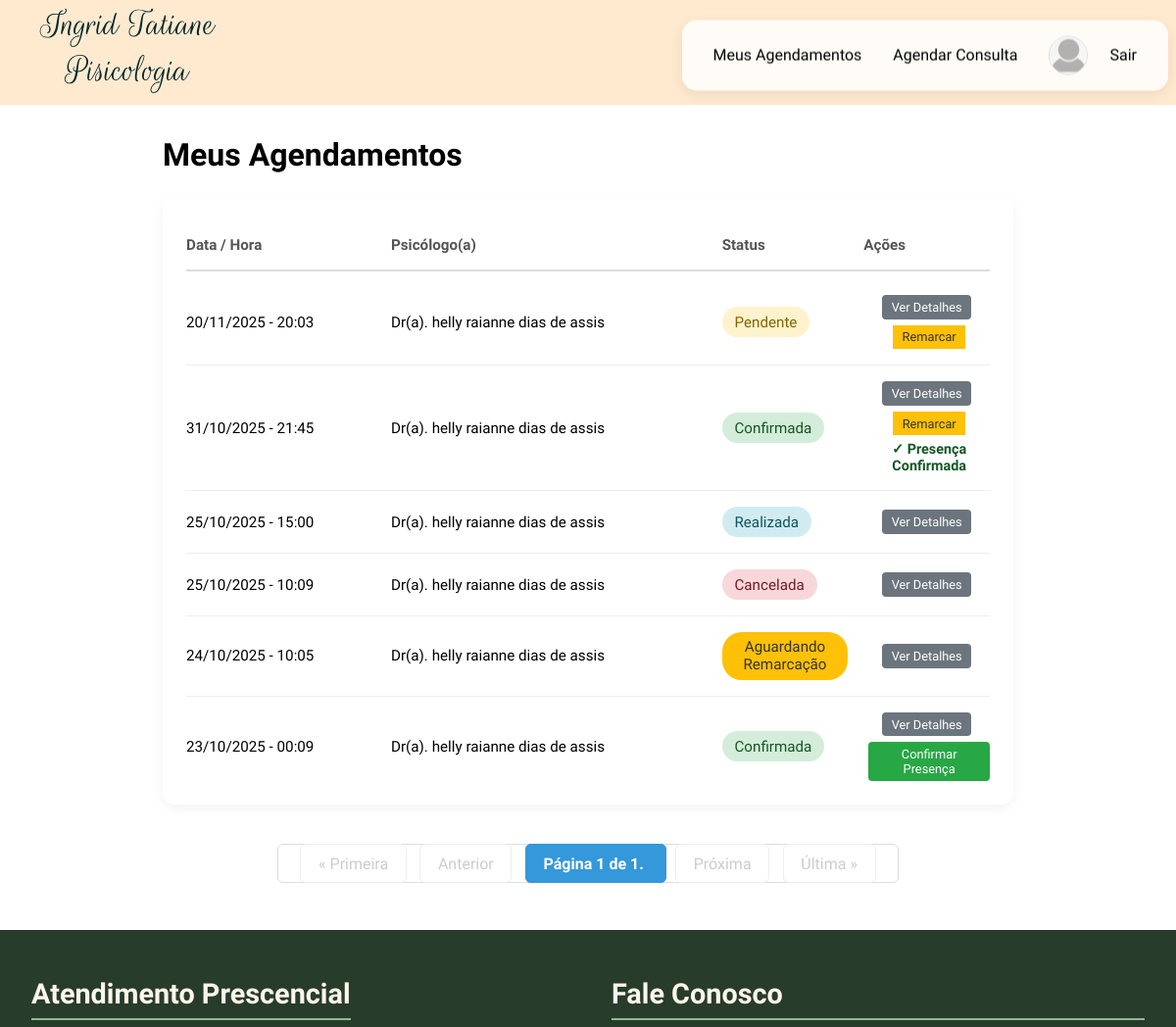
The app's page /dashboard/paciente/agendamentos/ (signed in, upper part), older data.
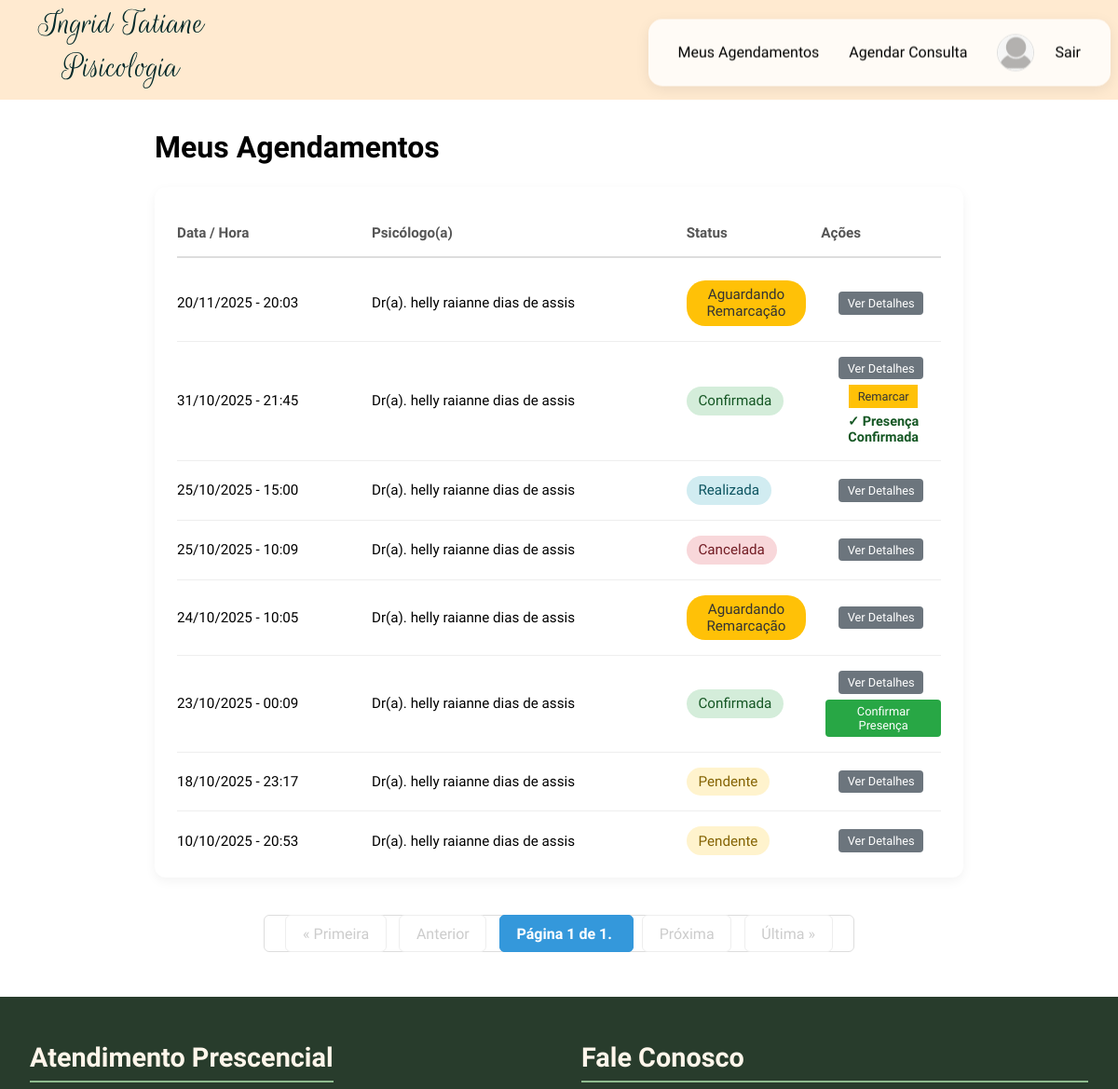
The same page, newer data.
### core/models.py (models this page shows, shortened)
class Usuario(models.Model):
    user = models.OneToOneField(User, on_delete=models.CASCADE, related_name='usuario')
    cpf = models.CharField("CPF", max_length=11, unique=True) # CPF é único
    nome = models.CharField("Nome Completo", max_length=100)
    idade = models.IntegerField("Idade", null=True, blank=True)
    rua = models.CharField("Rua/Avenida", max_length=100, null=True, blank=True)
    numero = models.CharField("Número", max_length=10, null=True, blank=True)
    bairro = models.CharField("Bairro", max_length=50, null=True, blank=True)
    cidade = models.CharField("Cidade", max_length=50, null=True, blank=True)
    cep = models.CharField("CEP", max_length=8, null=True, blank=True)
    email = models.EmailField("Email", unique=True)
    foto_perfil = models.ImageField(
        "Foto de Perfil",
        upload_to='fotos_perfil/', # Salvará as fotos em MEDIA_ROOT/fotos_perfil/
        null=True,
        blank=True, # Permite que o campo seja opcional
        default='fotos_perfil/default.png' # Opcional: Uma imagem padrão
    )

class Consulta(models.Model):
    STATUS_CHOICES = [
        ('pendente', 'Pendente'),
        ('confirmada', 'Confirmada'),
        ('aguardando_remarcacao', 'Aguardando Remarcação'),
        ('cancelada', 'Cancelada'),
        ('realizada', 'Realizada'),
    ]
    id_consulta = models.AutoField(primary_key=True)
    paciente = models.ForeignKey(Paciente, on_delete=models.CASCADE, related_name='consultas')
    psicologo = models.ForeignKey(Psicologo, on_delete=models.CASCADE, related_name='consultas')
    data = models.DateField("Data")
    hora = models.TimeField("Hora")
    observacao = models.TextField("Observação", null=True, blank=True)
    prescricao = models.TextField("Prescrição", null=True, blank=True)
    diagnostico_texto = models.TextField("Diagnóstico (texto)", null=True, blank=True, help_text="Campo 'diagnostico' do diagrama")
    status = models.CharField("Status", max_length=25, choices=STATUS_CHOICES, default='pendente')
    paciente_confirmou_presenca = models.BooleanField(
        "Presença Confirmada pelo Paciente",
        default=False,
        help_text="Indica se o paciente clicou em 'Confirmar Presença'"
    )

class Psicologo(models.Model):
    usuario = models.OneToOneField(Usuario, on_delete=models.CASCADE, related_name='psicologo')
    crp = models.CharField("CRP", max_length=20, unique=True) # CRP é único
    especialidade = models.CharField("Especialidade", max_length=100, null=True, blank=True)

### paciente/views.py (the view)
# urls.py: path('agendamentos/', views.meus_agendamentos, name='meus_agendamentos'),
@login_required
def meus_agendamentos(request):
    if not hasattr(request.user, 'usuario') or not hasattr(request.user.usuario, 'paciente'):
        messages.error(request, "Acesso não permitido.")
        return redirect('home')
    paciente_obj = request.user.usuario.paciente
    lista_consultas = Consulta.objects.filter(
        paciente=paciente_obj
    ).select_related('psicologo__usuario').order_by('-data', '-hora') # select_related otimiza
    paginator = Paginator(lista_consultas, 10)
    page_number = request.GET.get('page')
    page_obj = paginator.get_page(page_number)
    context = {
        'page_obj': page_obj # Envia o objeto Page para o template
    }
    return render(request, 'paciente/meus_agendamentos.html', context)

### paciente/templatetags/consulta_tags.py (called while the page is built)
@register.filter
def can_reschedule(consulta):
    if consulta.status not in ['pendente', 'confirmada']:
        return False
    try:
        consulta_datetime = datetime.combine(consulta.data, consulta.hora)
        now = timezone.now()
        limite_remarcacao = consulta_datetime - timedelta(hours=6)
        if timezone.is_aware(now) and not timezone.is_aware(limite_remarcacao):
            limite_remarcacao = timezone.make_aware(limite_remarcacao, timezone.get_current_timezone())
        elif not timezone.is_aware(now) and timezone.is_aware(limite_remarcacao):
            now = timezone.make_aware(now, timezone.get_current_timezone())
        return now < limite_remarcacao
    except (TypeError, ValueError):
        return False
    except Exception:
        return False

### paciente/templates/paciente/meus_agendamentos.html (shortened to what this page needs)
{% extends 'base.html' %}
{% load consulta_tags %}
{% load static %}
{% block css %}
    <link rel="stylesheet" href="{% static 'css/public/dashboard_shared.css' %}">
{% endblock %}
{% block content %}
<div class="dashboard-container agenda-container">
    <div class="dashboard-header">
        <h1>Meus Agendamentos</h1>
    </div>
    <div class="agenda-list-wrapper">
        <div class="consulta-grid consulta-header">
            <span>Data / Hora</span>
            <span>Psicólogo(a)</span>
            <span>Status</span>
            <span>Ações</span>
        </div>
        {% for consulta in page_obj %}
            <div class="consulta-grid">
                <span>{{ consulta.data|date:"d/m/Y" }} - {{ consulta.hora|time:"H:i" }}</span>
                <span>Dr(a). {{ consulta.psicologo.usuario.nome }}</span>
                <span>
                     <span class="consulta-status-paciente status-{{ consulta.status }}">
                        {{ consulta.get_status_display }}
                    </span>
                </span>
                <span class="consulta-actions">
                    <a href="{% url 'paciente:consulta_detalhes' consulta.id_consulta %}"
                    class="btn-action btn-detalhes"
                    style="background-color: #6c757d; color: white;font-size: 0.8rem; border-radius: 4px; padding: 0.3rem 0.6rem; text-decoration: none;">
                    Ver Detalhes
                    </a>
                    {% if consulta|can_reschedule %}
                        <a href="{% url 'paciente:solicitar_remarcacao' consulta.id_consulta %}" class="btn btn-secondary" style="font-size: 0.8rem; padding: 0.3rem 0.6rem; margin-left: 5px; background-color: #ffc107; color: #333;">Remarcar</a>
                    {% endif %}
                    {% if consulta.status == 'confirmada' %}
                        {% if not consulta.paciente_confirmou_presenca %}
                            <form method="POST" action="{% url 'paciente:confirmar_presenca' consulta.id_consulta %}" style="display: inline; margin-left: 5px;">
                                <button type="submit" class="btn btn-primary" style="font-size: 0.8rem; padding: 0.3rem 0.6rem; background: #28a745; color: #fff;border:none; border-radius: 4px;">Confirmar Presença</button>
                            </form>
                        {% else %}
                            <span style="text-align: center; font-size: 0.9rem; color: #155724; font-weight: bold; margin-left: 5px;">✓ Presença Confirmada</span>
                        {% endif %}
                    {% endif %}
                </span>
            </div>
        {% empty %}
            <p class="empty-list-text">Nenhuma consulta encontrada.</p>
        {% endfor %}
    </div>
    <div class="pagination">
        <span class="step-links">
            {% if page_obj.has_previous %}
                <a href="?page=1">&laquo; Primeira</a>
                <a href="?page={{ page_obj.previous_page_number }}">Anterior</a>
            {% else %}
                <span class="disabled">&laquo; Primeira</span>
                <span class="disabled">Anterior</span>
            {% endif %}
            <span class="current">
                Página {{ page_obj.number }} de {{ page_obj.paginator.num_pages }}.
            </span>
            {% if page_obj.has_next %}
                <a href="?page={{ page_obj.next_page_number }}">Próxima</a>
                <a href="?page={{ page_obj.paginator.num_pages }}">Última &raquo;</a>
            {% else %}
                <span class="disabled">Próxima</span>
                <span class="disabled">Última &raquo;</span>
            {% endif %}
        </span>
    </div>
</div>
{% endblock %}

### templates/base.html (shortened to what this page needs)
<!DOCTYPE html>
{% load static %}
<html lang="pt-br">
<head>
        <link rel="stylesheet" href="{%static 'css/public/footer.css'%}">
        <link rel="stylesheet" href="{%static 'css/public/index.css'%}">
        {% block css %}{% endblock %}
    </head>
    <body>
        <header>
    {% if user.is_authenticated %}
        {% if user.usuario %}
            {% if user.usuario.psicologo %}
                <div class="logo">
                    <a href="{% url 'psicologo:dashboard' %}"> <img src="{% static 'img/core/IngridTatianePisicologia.svg'%}">
                    </a>
                </div>
                <div class="nav">
                    <nav>
                        <a class="nav-link" href="{% url 'psicologo:agenda_completa' %}">Minha Agenda</a>
                        <a class="nav-link" href="{% url 'psicologo:meus_pacientes' %}">Meus Pacientes</a>
                    </nav>
            {% elif user.usuario.paciente %}
                <div class="logo">
                    <a href="{% url 'psicologo:dashboard' %}"> <img src="{% static 'img/core/IngridTatianePisicologia.svg'%}">
                    </a>
                </div>
                <div class="nav">
                    <nav>
                        <a class="nav-link" href="{% url 'paciente:meus_agendamentos' %}">Meus Agendamentos</a>
                        <a class="nav-link" href="{% url 'agendar_consulta' %}">Agendar Consulta</a>
                    </nav>
            {% endif %}
        {% endif %}
                <div class="login">
                        {% if user.usuario.foto_perfil %}
                            <a class="nav-item nav-profile-pic" href="{% url 'meu_perfil' %}">
                                <img src="{{ user.usuario.foto_perfil.url }}" alt="Foto de Perfil" class="profile-pic-small">
                            </a>
                        {% else %}
                            <a class="nav-link" href="{% url 'meu_perfil' %}">Meu Perfil</a>
                        {% endif %}
                            <a class="nav-link" href="{% url 'logout' %}">Sair</a>
                </div>
            </div>
    {% endif %}
</header>
        {% block content %}{% endblock %}
        <footer>
            <section id="atendimento">
                <div>
                    <h2>Atendimento Prescencial</h2>
                </div>
                <div style="display: flex;flex-direction: column; gap: 24px;">
                    {% if user.is_authenticated %}
                        <h2>Fale Conosco</h2>
                    {% endif %}
                </div>
            </section>
        </footer>
    </body>
</html>

### static/css/public/footer.css (style rules this page uses)
footer { position: relative; background-color: #283C2C; color: #FFF6EB; font-family: -apple-system, BlinkMacSystemFont, "Segoe UI", Roboto, Helvetica, Arial, sans-serif; }
footer::before { content: ''; position: absolute; bottom: 0; left: 0; width: 100%; height: 120%; z-index: 0; animation: floatUpDown 15s ease-in-out infinite; }
footer section, footer #copyrigth { position: relative; z-index: 1; }
footer h2 { color: #FFF6EB; font-size: 1.8rem; margin-bottom: 1rem; border-bottom: 2px solid #8fbc8f; padding-bottom: 0.5rem; display: inline-block; }
#atendimento { display: flex; padding: 3rem 2rem 1rem; justify-content: space-between; gap: 3rem; margin-bottom: 3rem; flex-wrap: wrap; }
#atendimento>div { flex: 1; min-width: 300px; }

### static/css/public/index.css (style rules this page uses)
* { box-sizing: border-box; font-family: "IM Fell English", sans-serif; margin: 0; padding: 0; }
body { color: black; }
header { background-color: #FFEAD0; padding: 0.5rem; display: flex; align-items: center; justify-content: space-between; }
header .logo { margin-left: 2rem; }
header .nav { display: flex; padding: 16px 32px; align-items: center; gap: 32px; }
header .nav nav { display: flex; gap: 32px; }
header .nav nav a { margin: 0; color: black; font-size: 16px; text-decoration: none; }
.nav { display: flex; justify-content: space-between; align-items: center; padding: 1rem 2rem; background-color: #ffffff; border-radius: 15px; box-shadow: 0 4px 15px rgba(0, 0, 0, 0.08); position: sticky; top: 20px; z-index: 1000; backdrop-filter: blur(10px); background-color: rgba(255, 255, 255, 0.8); }
.nav nav a { text-decoration: none; color: #555; font-weight: 500; margin: 0 1rem; position: relative; transition: color 0.3s ease; }
.nav nav a::after { content: ''; position: absolute; width: 0; height: 2px; bottom: -5px; left: 50%; background-color: #ff9a9e; transition: all 0.3s ease-in-out; transform: translateX(-50%); }
.nav .login { display: flex; gap: 12px; align-items: center; }
.nav .login .nav-link { text-decoration: none; color: black; }
.profile-pic-small { width: 40px; height: 40px; border-radius: 50%; object-fit: cover; vertical-align: middle; margin-right: 10px; border: 1px solid #ddd; }

### static/css/public/dashboard_shared.css (style rules this page uses)
.dashboard-container { max-width: 1200px; margin: 2rem auto; padding: 0 1rem; position: relative; z-index: 5; }

### paciente/templates/paciente/meus_agendamentos.html (style rules this page uses)
.agenda-container { max-width: 900px; margin: 2rem auto; }
.agenda-list-wrapper { background-color: #fff; border-radius: 12px; padding: 1.5rem; box-shadow: 0 4px 12px rgba(0, 0, 0, 0.05); margin-top: 1.5rem; }
.consulta-grid { display: grid; grid-template-columns: 1.5fr 2.5fr 1fr 1fr; gap: 0.5rem 1rem; align-items: center; padding: 1rem 0; border-bottom: 1px solid #eee; }
.agenda-list-wrapper .consulta-grid:last-of-type { border-bottom: none; padding-bottom: 0; }
.consulta-header { font-weight: 600; color: #555; font-size: 0.9rem; padding-bottom: 1rem; border-bottom: 2px solid #ddd; margin-bottom: 0.5rem; }
.consulta-grid span { font-size: 0.95rem; }
.consulta-status-paciente { padding: 0.4rem 0.8rem; border-radius: 20px; font-size: 0.8rem; text-align: center; font-weight: 500; justify-self: center; display: inline-block; }
.status-confirmada { background-color: #d4edda; color: #155724; }
.status-pendente { background-color: #fff3cd; color: #856404; }
.status-realizada { background-color: #d1ecf1; color: #0c5460; }
.status-cancelada { background-color: #f8d7da; color: #721c24; }
.status-aguardando_remarcacao { background-color: #ffc107; color: #333; }
.consulta-actions a { color: #3498db; text-decoration: none; font-size: 0.9rem; }
.consulta-actions { justify-self: center; display: flex;flex-direction: column; gap: 6px;align-items: center; }
.pagination { display: flex; justify-content: center; margin-top: 2.5rem; padding-bottom: 1rem; }
.pagination a, .pagination span { padding: 0.6rem 1.1rem; margin: 0 0.3rem; border: 1px solid #ddd; text-decoration: none; color: #3498db; border-radius: 6px; transition: all 0.2s ease; }
.pagination .current { background-color: #3498db; color: white; border-color: #3498db; font-weight: bold; }
.pagination .disabled { color: #ccc; border-color: #eee; cursor: default; }
.btn-secondary { background-color: #6c757d; color: white; }

Row changes from the older to the newer data that the page shows:
changed Consulta (number 1 of 8 on the later page): status "Pendente" → "Aguardando Remarcação"; no longer shows "Remarcar"
added Consulta: data "18/10/2025", hora "23:17", psicologo.usuario.nome "helly raianne dias de assis", status "Pendente"
added Consulta: data "10/10/2025", hora "20:53", psicologo.usuario.nome "helly raianne dias de assis", status "Pendente"
